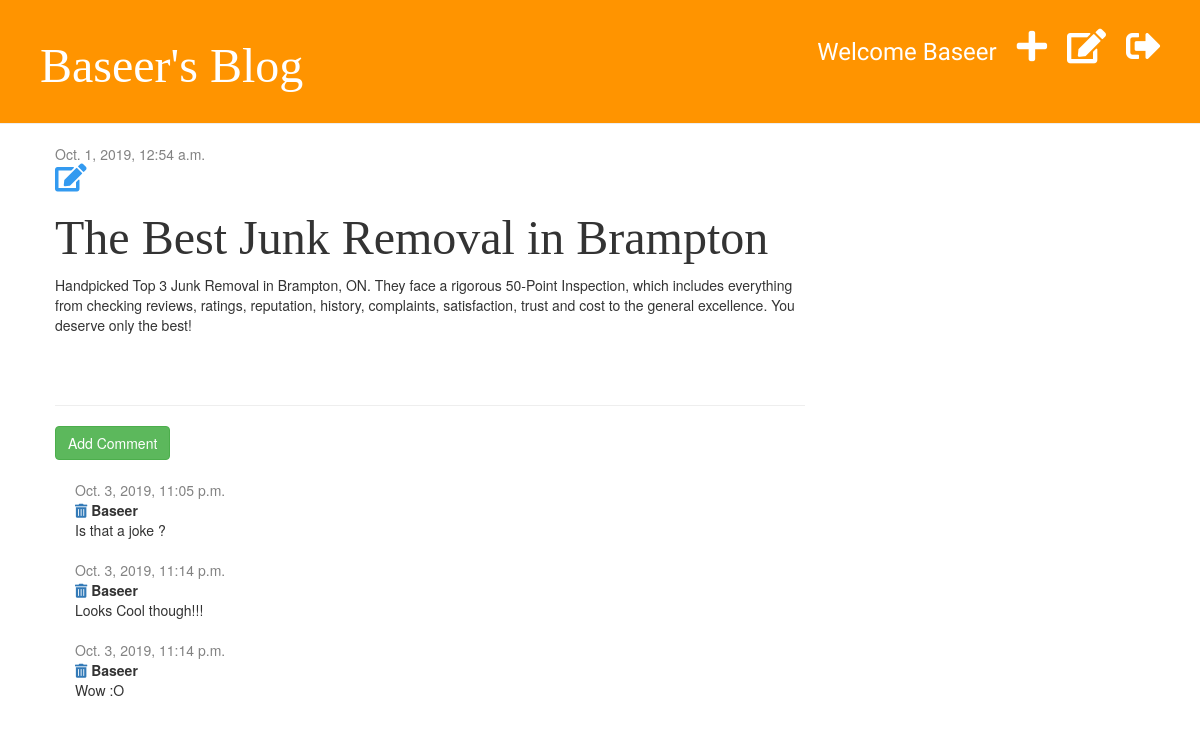
Page /post/7/ (signed in) on the committed database.
### blog/models.py (models this page shows, shortened)
class Post(models.Model):
    author = models.ForeignKey('auth.User', on_delete=models.CASCADE)
    title = models.CharField(max_length=200)
    text = models.TextField()
    created_date = models.DateTimeField(default=timezone.now)
    published_date = models.DateTimeField(blank=True,null=True)
    def __str__(self):
        return self.title

class Comment(models.Model):
    post = models.ForeignKey('blog.Post', on_delete=models.CASCADE, related_name='comments')
    author = models.CharField(max_length=200)
    text = models.TextField()
    created_date = models.DateTimeField(default=timezone.now())

### blog/views.py (the view)
# urls.py: path('post/<int:postid>/', views.post_detail, name='post_detail'),
def post_detail(request, postid):
    post = get_object_or_404(Post, pk=postid)
    print(postid)
    print(post)
    print(post.title)
    return render(request, 'blog/post_detail.html', {'post': post})

### blog/templates/blog/post_detail.html (shortened to what this page needs)
{% extends 'blog/base.html' %}
{% block content %}
    <div class="post">
        {% if post.published_date %}
            <div class="date">
                {{ post.published_date }}
            </div>
        {% else %}
            <a href="{% url 'post_publish' pk=post.pk %}" class="btn btn-primary">Publish</a>
        {% endif %}
        {% if user.is_authenticated %}
            <a href="{% url 'post_edit' pk=post.pk %}">
                <i class="fas fa-edit fa-2x" style="color: #339af0;"></i>
            </a>
        {% endif %}
        <h1>{{ post.title }}</h1>
        <p> {{ post.text|linebreaksbr }}</p>
    </div>
    <hr>
    <a href="{% url 'add_comment' pk=post.pk %}" class="btn btn-success">Add Comment</a>
    {% for comment in post.comments.all %}
        <div class="comment">
            <div class="date">
                {{ comment.created_date }}
            </div>
            <a href="{% url 'remove_comment' pk=comment.pk %}"><i class="fas fa-trash-alt"></i></a>
            <strong>{{ comment.author }}</strong>
            <p>{{ comment.text }}</p>
        </div>
    {% empty %}
        <p>No comments yet!!!</p>
    {% endfor %}
{% endblock %}

### blog/templates/blog/base.html (shortened to what this page needs)
{% load staticfiles %}
<!DOCTYPE html>
<html lang="en">
<head>
    <link rel="stylesheet" href="https://maxcdn.bootstrapcdn.com/bootstrap/3.2.0/css/bootstrap.min.css">
    <link rel="stylesheet" href="{% static 'css/blog.css' %}">
    <link rel="stylesheet" href="https://cdnjs.cloudflare.com/ajax/libs/font-awesome/5.2.0/css/all.css">
</head>
<body>
<div class="page-header">
    {% if user.is_authenticated %}
        <a href="{% url 'logout' %}" class="top-menu">
           <i class="fas fa-sign-out-alt"></i>
        </a>
        <a href="{% url 'post_draft_list' %}" class="top-menu">
            <i class="fas fa-edit"></i>
        </a>
        <a href="{% url 'post_new' %}" class="top-menu">
            <i class="fas fa-plus"></i>
        </a>
        <p class="top-menu">Welcome {{ user.username }}</p>
    {% else %}
        <a href="{% url 'login' %}" class="top-menu">
            <i class="fas fa-sign-in-alt fa-2x"></i>
        </a>
    {% endif %}
    <h1><a href='{% url "post_list" %}'>Baseer's Blog</a></h1>
</div>
<div class="content container">
    <div class="row">
        <div class="col-md-8">
            {% block content %}
            {% endblock %}
        </div>
    </div>
</div>
</body>
</html>

### blog/static/css/blog.css (style rules this page uses)
.page-header { background-color: #ff9400; margin-top: 0px; padding: 20px 20px 20px 40px; }
.page-header h1, .page-header h1 a { color: #ffffff; font-size: 36pt; text-decoration: none; }
.page-header p { font-size: 18pt; font-family: Tangerine; margin-top: 15px; }
h1, h2, h3, h4 { font-family: 'Inconsolata', 'Droid Sans', serif; font-size: 48px; }
.content { margin-left: 40px; }
.date { color: #828282; }
.post { margin-bottom: 70px; }
.top-menu { color: #ffffff; float: right; font-size: 26pt; margin-right: 20px; }
.comment { margin: 20px 0px 20px 20px; }

### rows in the picture
Post: published_date "Oct. 1, 2019, 12:54 a.m.", title "The Best Junk Removal in Brampton", text "Handpicked Top 3 Junk Removal in Brampton, ON. They face a rigorous 50-Point Inspection, which includes everything from checking reviews, ratings, reputation, history, complaints, satisfaction, trust and cost to the general excellence. You deserve only the best!"
Comment: created_date "Oct. 3, 2019, 11:05 p.m.", author "Baseer", text "Is that a joke ?"
Comment: created_date "Oct. 3, 2019, 11:14 p.m.", author "Baseer", text "Looks Cool though!!!"
Comment: created_date "Oct. 3, 2019, 11:14 p.m.", author "Baseer", text "Wow :O"

### other values in the picture
{{ user.username }} "Baseer"
